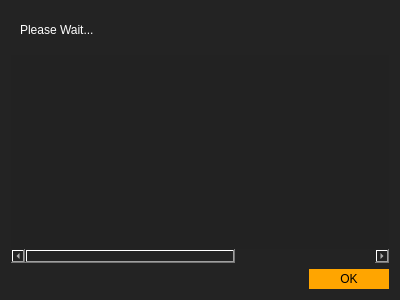
<?xml version="1.0" encoding="UTF-8"?>
<ui version="4.0">
 <class>AvailableDataContracts</class>
 <widget class="QDialog" name="AvailableDataContracts">
  <property name="geometry">
   <rect>
    <x>0</x>
    <y>0</y>
    <width>400</width>
    <height>300</height>
   </rect>
  </property>
  <property name="windowTitle">
   <string>Data Contracts</string>
  </property>
  <property name="windowIcon">
   <iconset>
    <normaloff>resources/acria_logo5_colored.svg</normaloff>resources/acria_logo5_colored.svg</iconset>
  </property>
  <property name="styleSheet">
   <string notr="true">QWidget{
background-color:#232323;
color:white;
}

QPushButton:hover
{
background-color:rgb(255, 190, 111);
}

QPushButton
{
background-color:white;
color:black;
border: none;
width:80px;
padding-top:3px;
padding-bottom:3px;
background-color:orange;
}</string>
  </property>
  <layout class="QVBoxLayout" name="verticalLayout">
   <item>
    <widget class="QWidget" name="horizontalWidget" native="true">
     <layout class="QHBoxLayout" name="horizontalLayout">
      <property name="spacing">
       <number>0</number>
      </property>
      <item>
       <layout class="QHBoxLayout" name="horizontalLayout_2"/>
      </item>
      <item>
       <widget class="QLabel" name="label_progress_2">
        <property name="text">
         <string>Please Wait...</string>
        </property>
       </widget>
      </item>
      <item>
       <spacer name="horizontalSpacer">
        <property name="orientation">
         <enum>Qt::Horizontal</enum>
        </property>
        <property name="sizeHint" stdset="0">
         <size>
          <width>40</width>
          <height>20</height>
         </size>
        </property>
       </spacer>
      </item>
     </layout>
    </widget>
   </item>
   <item>
    <widget class="QTableWidget" name="tableWidget_contracts">
     <property name="styleSheet">
      <string notr="true">QTreeView, QTableView {
    alternate-background-color: rgba(0,0,0, 64);
    background-color: #222222;
    border: 0px;
/*border: 1px solid #333333;*/
gridline-color: #333333;
}

QTableView::item:selected{
/*background-color: rgba(85, 58, 22, 174);*/
background-color: #282828;
color: palette(highlightedText);
border:1px solid rgba(255, 120, 0, 160);
}

QHeaderView::section{
background:#333333;
border:none;
gridline-color: #000000;
}

QTreeView {
  selection-background-color: transparent;
}

QTreeView::item:focus {
  border: none;
}

QTreeView::item:selected {
  border: none;
  border-radius: 3px;
  color: palette(button-text);
}

QTreeView::item:hover {
  border-radius: 3px;
  background: #000000;
}


QTreeView::item:selected:active{
  color: palette(button-text);
  background: #040404;
}

QTreeView::item:selected:!active {
  color: palette(button-text);
  background: #080808;
}

QTreeView::item { 
color: #debc85; 
}
QTreeView::item:selected { 
color: #00004b; 
}
QTreeView#settingsTree {
 background: #131313; 
}
</string>
     </property>
     <property name="editTriggers">
      <set>QAbstractItemView::NoEditTriggers</set>
     </property>
     <property name="showDropIndicator" stdset="0">
      <bool>true</bool>
     </property>
     <property name="showGrid">
      <bool>true</bool>
     </property>
     <property name="rowCount">
      <number>0</number>
     </property>
     <property name="columnCount">
      <number>5</number>
     </property>
     <attribute name="horizontalHeaderVisible">
      <bool>false</bool>
     </attribute>
     <attribute name="horizontalHeaderHighlightSections">
      <bool>true</bool>
     </attribute>
     <attribute name="verticalHeaderVisible">
      <bool>false</bool>
     </attribute>
     <attribute name="verticalHeaderHighlightSections">
      <bool>true</bool>
     </attribute>
     <column/>
     <column/>
     <column/>
     <column/>
     <column/>
    </widget>
   </item>
   <item>
    <widget class="QDialogButtonBox" name="buttonBox">
     <property name="styleSheet">
      <string notr="true"/>
     </property>
     <property name="orientation">
      <enum>Qt::Horizontal</enum>
     </property>
     <property name="standardButtons">
      <set>QDialogButtonBox::Ok</set>
     </property>
    </widget>
   </item>
  </layout>
 </widget>
 <resources/>
 <connections>
  <connection>
   <sender>buttonBox</sender>
   <signal>accepted()</signal>
   <receiver>AvailableDataContracts</receiver>
   <slot>accept()</slot>
   <hints>
    <hint type="sourcelabel">
     <x>248</x>
     <y>254</y>
    </hint>
    <hint type="destinationlabel">
     <x>157</x>
     <y>274</y>
    </hint>
   </hints>
  </connection>
  <connection>
   <sender>buttonBox</sender>
   <signal>rejected()</signal>
   <receiver>AvailableDataContracts</receiver>
   <slot>reject()</slot>
   <hints>
    <hint type="sourcelabel">
     <x>316</x>
     <y>260</y>
    </hint>
    <hint type="destinationlabel">
     <x>286</x>
     <y>274</y>
    </hint>
   </hints>
  </connection>
 </connections>
</ui>
